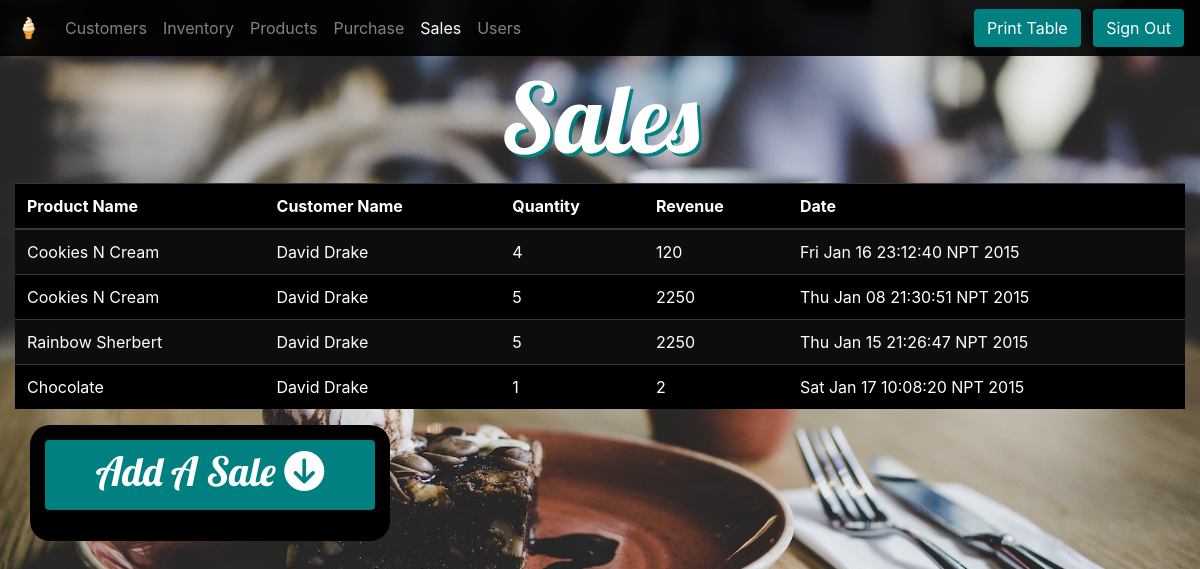
The page /models/sales.php (signed in) on the database its author committed.
### tables this page shows
CREATE TABLE `salesreport` (
  `sales_id` int(11) NOT NULL,
  `date` varchar(40) NOT NULL,
  `product_id` int(11) NOT NULL,
  `customer_id` int(11) NOT NULL,
  `quantity` int(11) NOT NULL,
  `revenue` double NOT NULL,
  `user_id` int(11) NOT NULL
);

CREATE TABLE `products` (
  `product_id` int(11) NOT NULL,
  `productcode` varchar(100) NOT NULL,
  `productname` varchar(50) NOT NULL,
  `costprice` double NOT NULL,
  `sellingprice` double NOT NULL,
  `brand` varchar(50) NOT NULL
);

CREATE TABLE `customers` (
  `customer_id` int(11) NOT NULL,
  `customercode` varchar(100) NOT NULL,
  `fullname` varchar(50) NOT NULL,
  `location` varchar(50) NOT NULL,
  `phone` varchar(50) NOT NULL
);

### models/sales.php (the view, shortened to what this page needs)
<?php
include('../login/session.php');
?>
<html>
<head>
    <?php echo file_get_contents("../components/bootstrap-css.html"); ?>
    <link rel="stylesheet" type="text/css" href="../style.css">
</head>
<body>
<?php
echo file_get_contents("../components/navbar.html")
?>
<div id="dashboard-homepage" class="container-fluid">
	<div class="row">
		<div id="dashboard-header" class="col-12">
			<h1 class="minty-text">Sales</h1>
		</div>
	</div>
	<div id="areaToPrint">
		<table class="table table-striped table-dark icetrack-table">
			<thead>
			<tr>
				<th scope="col">Product Name</th>
				<th scope="col">Customer Name</th>
				<th scope="col">Quantity</th>
				<th scope="col">Revenue</th>
                <th scope="col">Date</th>
			</tr>
			</thead>
			<tbody>
			<?php
			$query = "SELECT  pn.productname, c.fullname, sr.quantity, sr.revenue, sr.date FROM products as pn Natural JOIN customers as c natural join salesreport as sr";
			if ($result = mysqli_query($db, $query)) {
				while ($row = mysqli_fetch_assoc($result)) {
					echo '<tr>';
					echo '<td>' . $row["productname"] . '</td>';
					echo '<td>' . $row["fullname"] . '</td>';
                    echo '<td>' . $row["quantity"] . '</td>';
					echo '<td>' . $row["revenue"] . '</td>';
					echo '<td>' . $row["date"] . '</td>';
					echo '</tr>';
				}
			}
			?>
			</tbody>
		</table>
	</div>
    <div class="container-fluid form-components">
       <div class="icetrack-form-div">
          <div class="row">
              <div class="col-4">
                  <form method="post">
                      <div class="form-group">
                          <button class="btn minty-button minty-dropdown-button btn-block" type="button" data-toggle="collapse" data-target="#collapseExample" aria-expanded="false" aria-controls="collapseExample">
                              <h1>Add A Sale <i class="fa fa-arrow-circle-down" aria-hidden="true"></i></h1>
                          </button>
                      </div>
                  </form>
              </div>
          </div>
       </div>
    </div>
</div>
</body>
</html>

### style.css (style rules this page uses)
html { overflow: hidden; height: 100%; }
body { margin: 0; padding: 0; background: url("./images/sabri-tuzcu-317828.jpg") no-repeat center center fixed; background-size: cover; height: 100%; overflow: auto; }
.minty-text { font-family: 'Lobster', sans-serif; color: white; text-shadow: 3px 3px teal; }
.minty-button { color: white; background-color: teal; }
.minty-dropdown-button { font-family: 'Lobster', sans-serif; }
#navbar-container { background-color: rgba(0, 0, 0, .90) !important; }
#dashboard-homepage { margin: 0 auto; padding-top: 5%; width: 100%; height: 100vh; }
#dashboard-header { text-align: center; font-size: 6em; }
#dashboard-header h1 { font-size: 1em; }
.icetrack-table { color: white; background-color: black; }
.icetrack-form-div form { padding: 15px; background-color: black; border-radius: 20px; color: white; }

### rows shown on the page
salesreport: product.productname "Cookies N Cream", customer.fullname "David Drake", quantity "4", revenue "120", date "Fri Jan 16 23:12:40 NPT 2015"
salesreport: product.productname "Cookies N Cream", customer.fullname "David Drake", quantity "5", revenue "2250", date "Thu Jan 08 21:30:51 NPT 2015"
salesreport: product.productname "Rainbow Sherbert", customer.fullname "David Drake", quantity "5", revenue "2250", date "Thu Jan 15 21:26:47 NPT 2015"
salesreport: product.productname "Chocolate", customer.fullname "David Drake", quantity "1", revenue "2", date "Sat Jan 17 10:08:20 NPT 2015"

### other values the page prints
file_get_contents("../components/navbar.html") "🍦 Customers Inventory Products Purchase Sales Users Print Table Sign Out"
